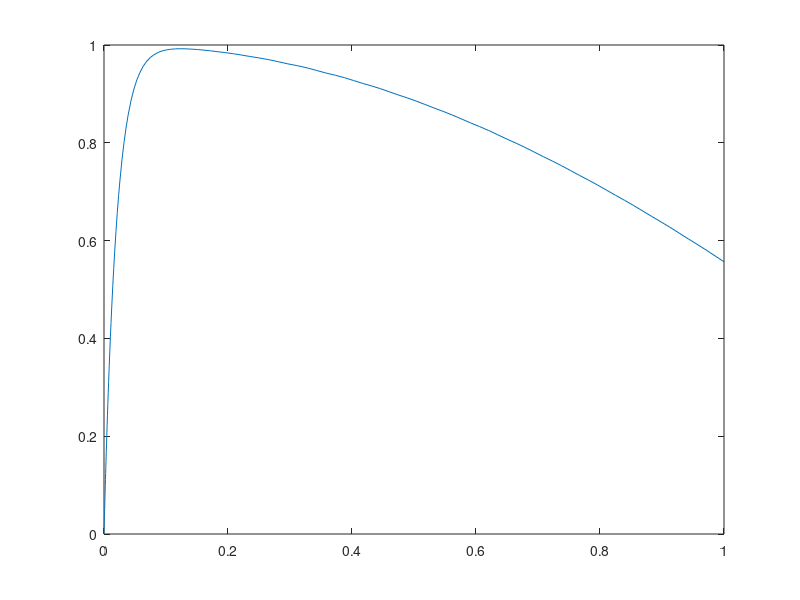

Reproduce this figure in MATLAB.
clc; clear all; close all;
f = @(x,y) (-50*(y-cos(x)));

xspan = [0 1];
y0 = 0;
h = 0.01;
N = 1/h;
[x,y] = ode45(@(x,y) f(x,y), xspan, y0);
plot(x,y)

